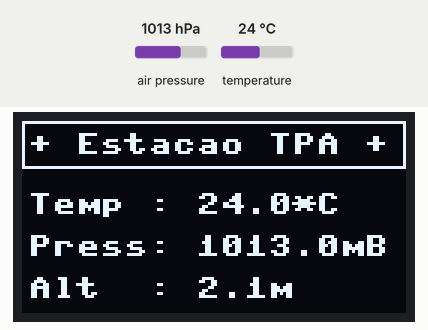
This program was run on a simulated ESP8266 board running MicroPython. Parts: 128×64 one-colour display. The test bench sets the inputs (shaded band); at power-on: air pressure 1013 hPa, temperature 24 °C. WiFi joins after 1.5 s; requests to the public web service named in the program get a made-up reply in its usual format after 0.4 s (London, UTC, broken clouds, 64 % humidity, 1013 hPa unless stated); what the program prints to the serial console is not drawn.

Above: at 2.5 s.

The program:

16_ts_oled_bmp180_i2c.py
```python
#
# Oficina de Computação Física
# Prof. Peter Jandl Jr
#
# 16_ts_oled_bmp180_i2c.py
# Coleta de temperatura, pressão e altitude por sensor BMP180 I2C,
# com exibição dos dados em display OLED I2C e envio para dashboard
# na plataforma de IoT ThingSpeak.
#
from bmp180 import BMP180
from machine import Pin, I2C
from utime import sleep, gmtime
import network
import ssd1306
import urequests

# ThingSpeak Write API KEY
TS_WRITE_KEY = 'ZQHVVUYTVOLLT3GF'
# URL para conexão com ThingSpeak service
url = "https://api.thingspeak.com/update?api_key={}&field1={}&field2={}&field3={}"

# Configura barramento I2C
i2c = I2C(sda=Pin(4), scl=Pin(5))

# Cria objeto p/ controle do display OLED 128x64 I2C
oled = ssd1306.SSD1306_I2C(128, 64, i2c)
# Configuração OLED pontos: 1 = ligados; 0 = desligados
PEN = 1

# Cria e ajusta objeto p/ controle do sensor BMP180
bmp180 = BMP180(i2c)
bmp180.oversample_sett = 2
bmp180.baseline = 101325

# Função para conexão com a WiFi
def conectaWiFi():
    # Estabelece modo de funcionamento estação (STA_IF)
    estacao = network.WLAN(network.STA_IF)
    # Ativa transceiver Wi-Fi
    estacao.active(True)
    # Conecta da rede ssid com senha
    estacao.connect(WIFI_SSID, WIFI_PASS)
    t = 60
    while not estacao.isconnected()\
          and estacao.status() >= 0\
          and t > 0:
        print('.', end='')
        t -= 1
        sleep(1.0)
    if not estacao.isconnected():
        raise RuntimeError('Falha na conexão de rede')
    print('\nConexão Wifi OK:\n', estacao.ifconfig())
    return estacao


# SSID Wifi
WIFI_SSID = 'j4nd1'
WIFI_PASS = 'abc1abc2abc3'
# Estabele conexão com rede WiFi/Internet
estacao = conectaWiFi()

try:
    f = ' '
    while True:
        oled.fill(not PEN) # preenche display
        oled.rect(0, 0, 128, 16, PEN) # desenha retangulo

        t = bmp180.temperature
        p = bmp180.pressure/100
        a = bmp180.altitude

        if not estacao.isconnected():
            estacao = conectaWiFi()

        if estacao.isconnected():
            # envia HTTP get ao ThingSpeak com valor aleatório
            resposta = urequests.get(url.format(TS_WRITE_KEY, t, p, a))
            # verifica se resposta OK (código 200)
            if resposta.status_code == 200:
                # obtém e exibe texto da resposta
                texto = resposta.text
                # verifica se ocorreu gravação dos dados
                f = '+' if int(texto) != 0 else '-'
                print('Resposta:', texto, f)

        oled.text('{} Estacao TPA {}'.format(f, f),   2,  4, PEN)
        oled.text('Temp : ' + str(round(t,1)) + '*C', 2, 24, PEN)
        oled.text('Press: ' + str(round(p,1)) + 'mB', 2, 38, PEN)
        oled.text('Alt  : ' + str(round(a,1)) + 'm' , 2, 52, PEN)
        oled.show()

        sleep(120.0)

except KeyboardInterrupt:
    oled.poweroff() # desliga display
    estacao.active(False) # desliga transceiver WiFi
    print('Programa finalizado')
    
```
